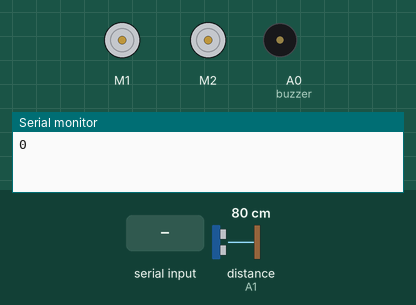
Recording of a sketch running on a simulated Arduino Uno, built with avr-gcc and run on an emulated ATmega328P. Parts: 2 × DC motor (green arrow = forward, orange = backward, longer = faster), buzzer (waves = sounding, pin HIGH), the last lines printed to the serial monitor. The inputs (shaded band) are chosen by the test bench; at power-on: distance to the obstacle (sensor on A1) 80 cm. The echo pulse lasts 58.3 µs per cm; pins used as bus, display or sensor lines are not drawn.

Above: at 1.2 s.
1.3 s: "F" received over the second serial link
At 2.7 s:
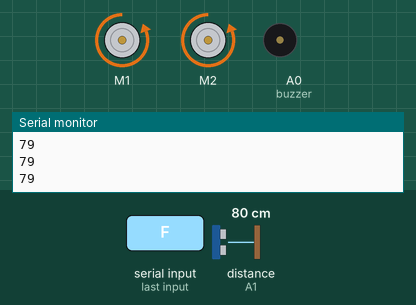
3.5 s: distance to the obstacle (sensor on A1) set to 13 cm
5.0 s: distance to the obstacle (sensor on A1) set to 10 cm
At 5.8 s:
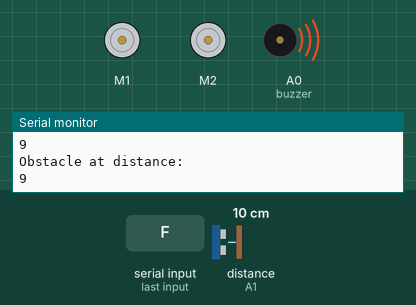
9.0 s: "B" received over the second serial link
12.5 s: "L" received over the second serial link
16.0 s: "R" received over the second serial link
Timing chart, 0 to 19.0 s (numbered marks = the images above; inputs shaded):
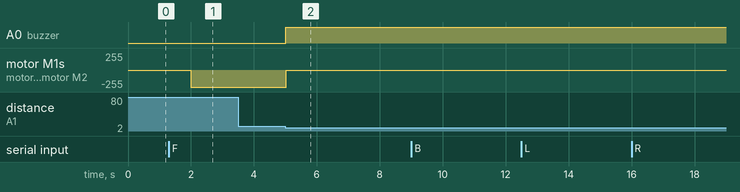

Measured:
- the behaviour switches between 12 and 11 cm on distance to the obstacle (sensor on A1) (found by bisection; images 1 and 2)
- after the input at 1.3 s, motor M1, motor M2: stopped → backward 255/255 after 0.70 s
- after the input at 5.0 s, A0 (buzzer): LOW → HIGH at once; motor M1, motor M2: backward 255/255 → stopped at once

The sketch:

final_code.ino
```cpp
#include <AFMotor.h>
#include <SoftwareSerial.h>

SoftwareSerial bluetooth(9, 10);

#define trigPin A2
#define echoPin A1
#define buzzer A0

// defines variables
long duration;
int distance;
int safetyDistance;
bool isConnected = false;
bool allowForward = true;

AF_DCMotor motor1(1);
AF_DCMotor motor2(2);

int speedCar = 255;
int stopCar = 0;

void setup() {
  Serial.begin(9600);
  bluetooth.begin(9600);
  pinMode(trigPin, OUTPUT); // Sets the trigPin as an Output
  pinMode(echoPin, INPUT);  // Sets the echoPin as an Input
  pinMode(buzzer, OUTPUT);
  Stop();
}

void forward() {
  if (allowForward) {
    motor1.run(BACKWARD);
    motor2.run(BACKWARD);
    motor1.setSpeed(speedCar);
    motor2.setSpeed(speedCar);
  }
}

void backward() {
  motor1.run(FORWARD);
  motor2.run(FORWARD);
  motor1.setSpeed(speedCar);
  motor2.setSpeed(speedCar);
}

void left() {
  motor1.run(BACKWARD);
  motor2.run(RELEASE);
  motor1.setSpeed(speedCar);
  motor2.setSpeed(stopCar);
}

void right() {
  motor1.run(RELEASE);
  motor2.run(BACKWARD);
  motor2.setSpeed(speedCar);
  motor1.setSpeed(stopCar);
}

void Stop() {
  motor1.run(RELEASE);
  motor2.run(RELEASE);
}

void loop() {

  duration = pulseIn(echoPin, HIGH);

  distance = duration * 0.034 / 2;
  safetyDistance = distance;
  Serial.println(distance);

  if (!isConnected && bluetooth.available()) {
    Serial.println("Connected");
    isConnected = true;
  }

  if (isConnected) {
    digitalWrite(trigPin, LOW);
    delayMicroseconds(2);
    digitalWrite(trigPin, HIGH);
    delayMicroseconds(10);
    digitalWrite(trigPin, LOW);
    if (safetyDistance <= 10 && safetyDistance >= 5) {
      digitalWrite(buzzer, HIGH);
      Serial.println("Obstacle at distance:");
      Serial.println(safetyDistance);
      if (allowForward){
        Stop();
      }
      allowForward = false;
    } else {
      digitalWrite(buzzer, LOW);
      allowForward = true;
    }
  }

  if (bluetooth.available() > 0) {
    char command = bluetooth.read();

    switch (command) {
      case 'F': forward(); break;
      case 'B': backward(); break;
      case 'L': left(); break;
      case 'R': right(); break;
      case 'C': Stop(); break;
      // Add speed control cases if needed
      default:
        // You might want to add error handling here
        break;
    }
  }
}
```
